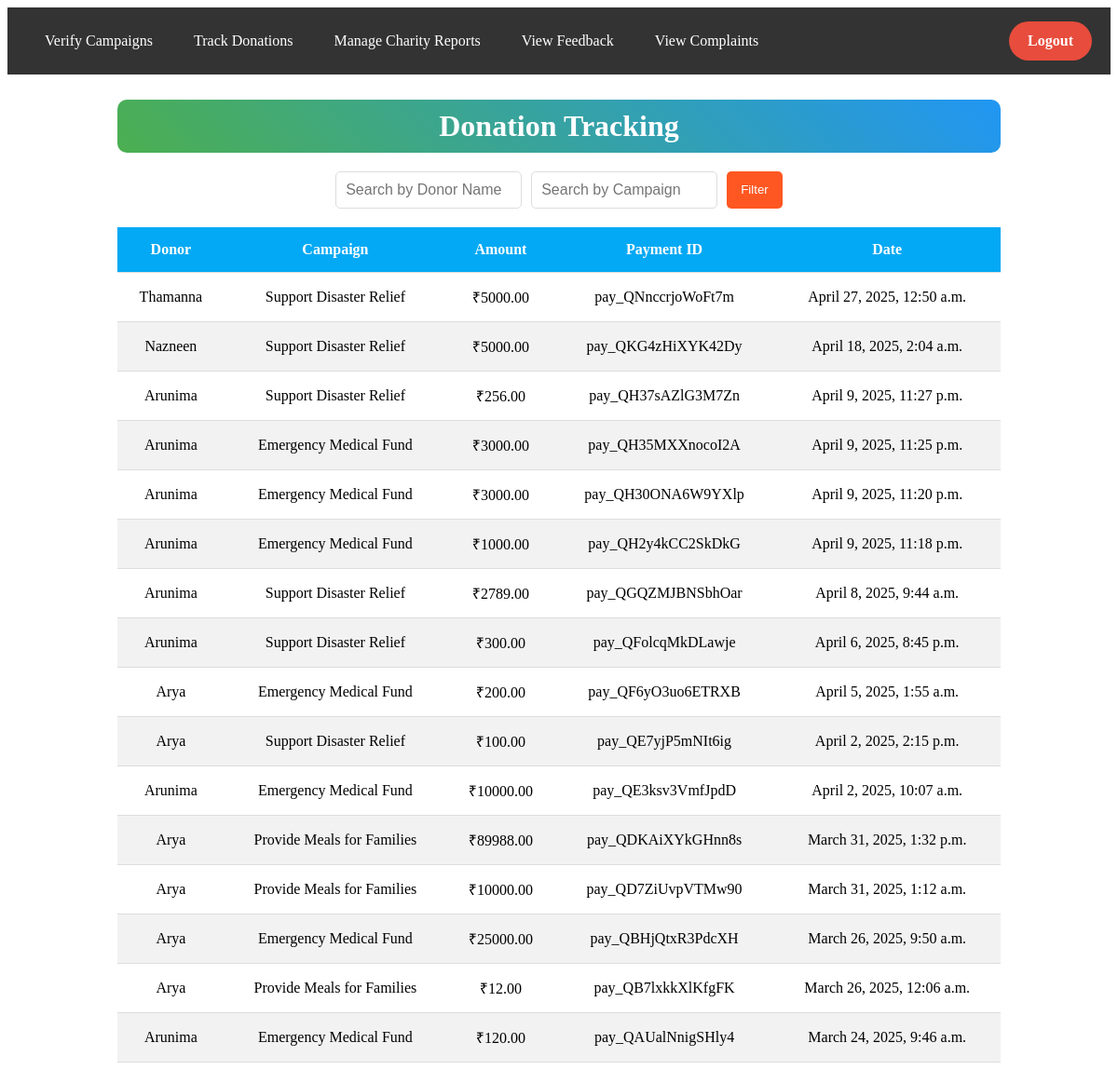
The app's page /home/donations/ (signed in), older data.
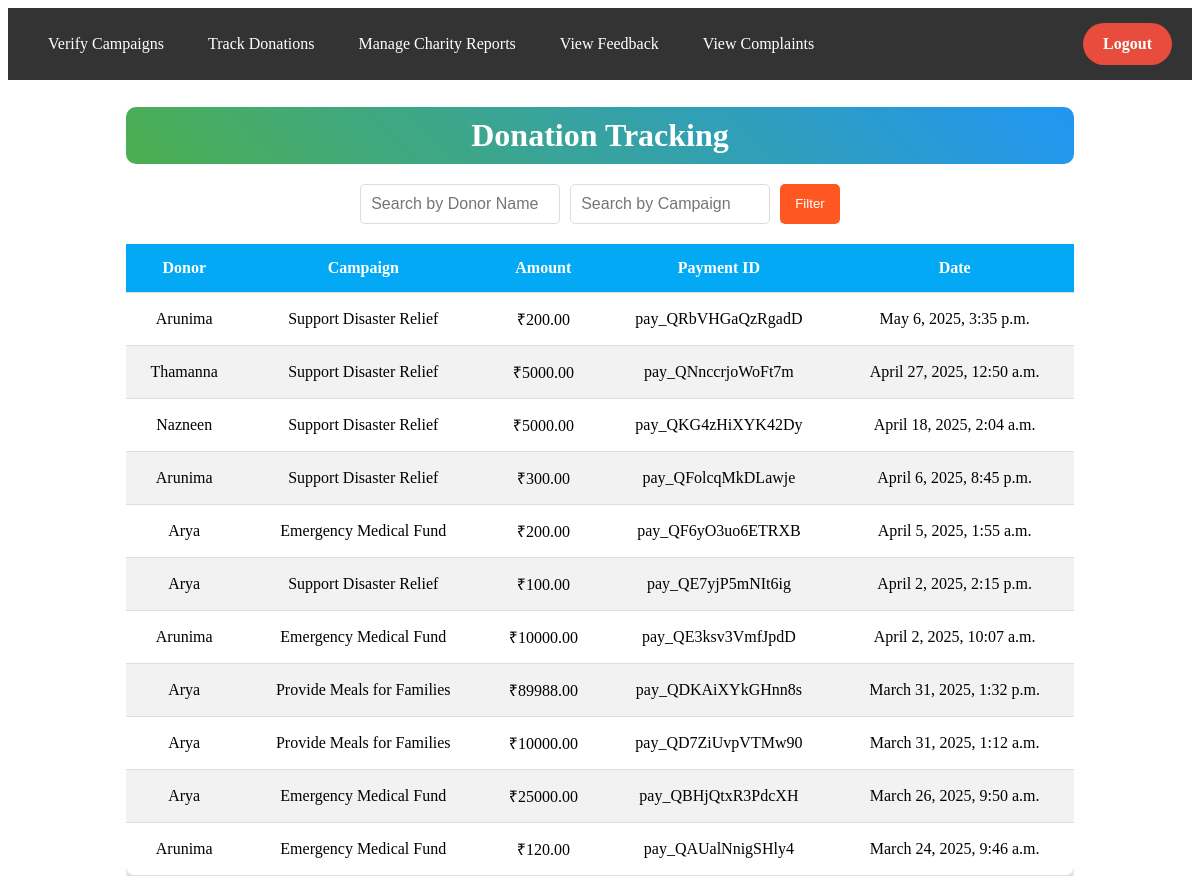
The same page, newer data.
### home/models.py (models this page shows, shortened)
class Donation(models.Model):
    user = models.ForeignKey(User, on_delete=models.CASCADE)
    campaign = models.ForeignKey('Campaign', on_delete=models.CASCADE)
    amount = models.DecimalField(max_digits=10, decimal_places=2)
    payment_id = models.CharField(max_length=100, unique=True)
    date = models.DateTimeField(auto_now_add=True)

class Campaign(models.Model):
    organization = models.ForeignKey(
        "Organization", on_delete=models.CASCADE, related_name="campaigns"
    )
    title = models.CharField(max_length=255)
    description = models.TextField()
    goal_amount = models.DecimalField(max_digits=10, decimal_places=2)
    raised_amount = models.DecimalField(max_digits=10, decimal_places=2, default=0.00)
    end_date = models.DateField()
    image = models.ImageField(upload_to="campaign_images/", blank=True, null=True)
    created_by = models.ForeignKey(
        User, on_delete=models.CASCADE, related_name="campaigns", null=True, blank=True
    )
    created_at = models.DateTimeField(auto_now_add=True)
    verified = models.BooleanField(default=False)
    is_edit_pending = models.BooleanField(default=False)
    STATUS_CHOICES = [
        ("Ongoing", "Ongoing"),
        ("Completed", "Completed"),
    ]
    status = models.CharField(max_length=10, choices=STATUS_CHOICES, default="Ongoing")

### home/views.py (the view)
# urls.py: path('donations/', views.track_donations, name='track_donations'),
@staff_member_required  # Restricts access to admins only
def track_donations(request):
    donations = Donation.objects.all().order_by('-date')
    donor_name = request.GET.get('donor_name', '')
    if donor_name:
        donations = donations.filter(user__username__icontains=donor_name)
    campaign_name = request.GET.get('campaign_name', '')
    if campaign_name:
        donations = donations.filter(campaign__title__icontains=campaign_name)
    return render(request, 'track_donations.html', {'donations': donations})

### templates/track_donations.html (shortened to what this page needs)
 <div class="navbar">
    <div class="nav-links">
      <a href="{% url 'verify_campaigns' %}"> Verify Campaigns</a>
      <a href="{% url 'track_donations' %}"> Track Donations</a>
      <a href="{% url 'charity_report' %}"> Manage Charity Reports</a>
      <a href="{% url 'viewfeedback' %}"> View Feedback</a>
      <a href="{% url 'admin_complaints' %}"> View Complaints</a>
    </div>
    <a href="{% url 'admin_logout' %}" class="logout-btn"> Logout</a>
  </div>
<div class="container">
    <h2 class="title">Donation Tracking</h2>
    <form method="GET" class="filter-form">
        <input type="text" name="donor_name" placeholder="Search by Donor Name">
        <input type="text" name="campaign_name" placeholder="Search by Campaign">
        <button type="submit" class="btn">Filter</button>
    </form>
    <div class="table-container">
        <table class="donation-table">
            <thead>
                <tr>
                    <th>Donor</th>
                    <th>Campaign</th>
                    <th>Amount</th>
                    <th>Payment ID</th>
                    <th>Date</th>
                </tr>
            </thead>
            <tbody>
                {% for donation in donations %}
                <tr class="fade-in">
                    <td>{{ donation.user.username }}</td>
                    <td>{{ donation.campaign.title }}</td>
                    <td>₹{{ donation.amount }}</td>
                    <td>{{ donation.payment_id }}</td>
                    <td>{{ donation.date }}</td>
                </tr>
                {% empty %}
                <tr><td colspan="5">No donations found.</td></tr>
                {% endfor %}
            </tbody>
        </table>
    </div>
</div>

### templates/track_donations.html (style rules this page uses)
.navbar { background: rgba(0, 0, 0, 0.8); padding: 15px 20px; display: flex; justify-content: space-between; align-items: center; backdrop-filter: blur(8px); animation: slideIn 1s ease; }
.navbar a { color: white; text-decoration: none; padding: 12px 20px; border-radius: 30px; transition: background-color 0.3s, transform 0.3s; }
.logout-btn { background: #e74c3c; padding: 12px 20px; border-radius: 30px; text-decoration: none; color: white; font-weight: bold; transition: background 0.3s, transform 0.3s; }
.container { width: 80%; margin: auto; text-align: center; }
.title { font-size: 2rem; color: #fff; background: linear-gradient(45deg, #4CAF50, #2196F3); padding: 10px; border-radius: 10px; margin-bottom: 20px; animation: fadeIn 1s ease-in-out; }
.filter-form { display: flex; justify-content: center; gap: 10px; margin-bottom: 20px; }
.filter-form input { padding: 10px; border-radius: 5px; border: 1px solid #ddd; font-size: 1rem; width: 200px; }
.btn { background: #ff5722; color: #fff; padding: 10px 15px; border-radius: 5px; border: none; cursor: pointer; transition: 0.3s; }
.table-container { overflow-x: auto; }
.donation-table { width: 100%; border-collapse: collapse; background: #fff; box-shadow: 0px 4px 8px rgba(0, 0, 0, 0.2); border-radius: 10px; animation: slideUp 1s ease-in-out; }
.donation-table th, .donation-table td { padding: 15px; border-bottom: 1px solid #ddd; text-align: center; }
.donation-table th { background: #03a9f4; color: #fff; font-weight: bold; }
.donation-table tr:nth-child(even) { background: #f2f2f2; }
.fade-in { animation: fadeIn 1s ease-in-out; }

Row changes from the older to the newer data that the page shows:
removed Donation: user.username "Arunima", campaign "Support Disaster Relief", amount "256.00", payment_id "pay_QH37sAZlG3M7Zn", date "April 9, 2025, 11:27 p.m."
removed Donation: user.username "Arunima", campaign "Emergency Medical Fund", amount "3000.00", payment_id "pay_QH35MXXnocoI2A", date "April 9, 2025, 11:25 p.m."
removed Donation: user.username "Arunima", campaign "Emergency Medical Fund", amount "3000.00", payment_id "pay_QH30ONA6W9YXlp", date "April 9, 2025, 11:20 p.m."
removed Donation: user.username "Arunima", campaign "Emergency Medical Fund", amount "1000.00", payment_id "pay_QH2y4kCC2SkDkG", date "April 9, 2025, 11:18 p.m."
removed Donation: user.username "Arunima", campaign "Support Disaster Relief", amount "2789.00", payment_id "pay_QGQZMJBNSbhOar", date "April 8, 2025, 9:44 a.m."
removed Donation: user.username "Arya", campaign "Provide Meals for Families", amount "12.00", payment_id "pay_QB7lxkkXlKfgFK", date "March 26, 2025, 12:06 a.m."
added Donation: user.username "Arunima", campaign "Support Disaster Relief", amount "200.00", payment_id "pay_QRbVHGaQzRgadD", date "May 6, 2025, 3:35 p.m."
